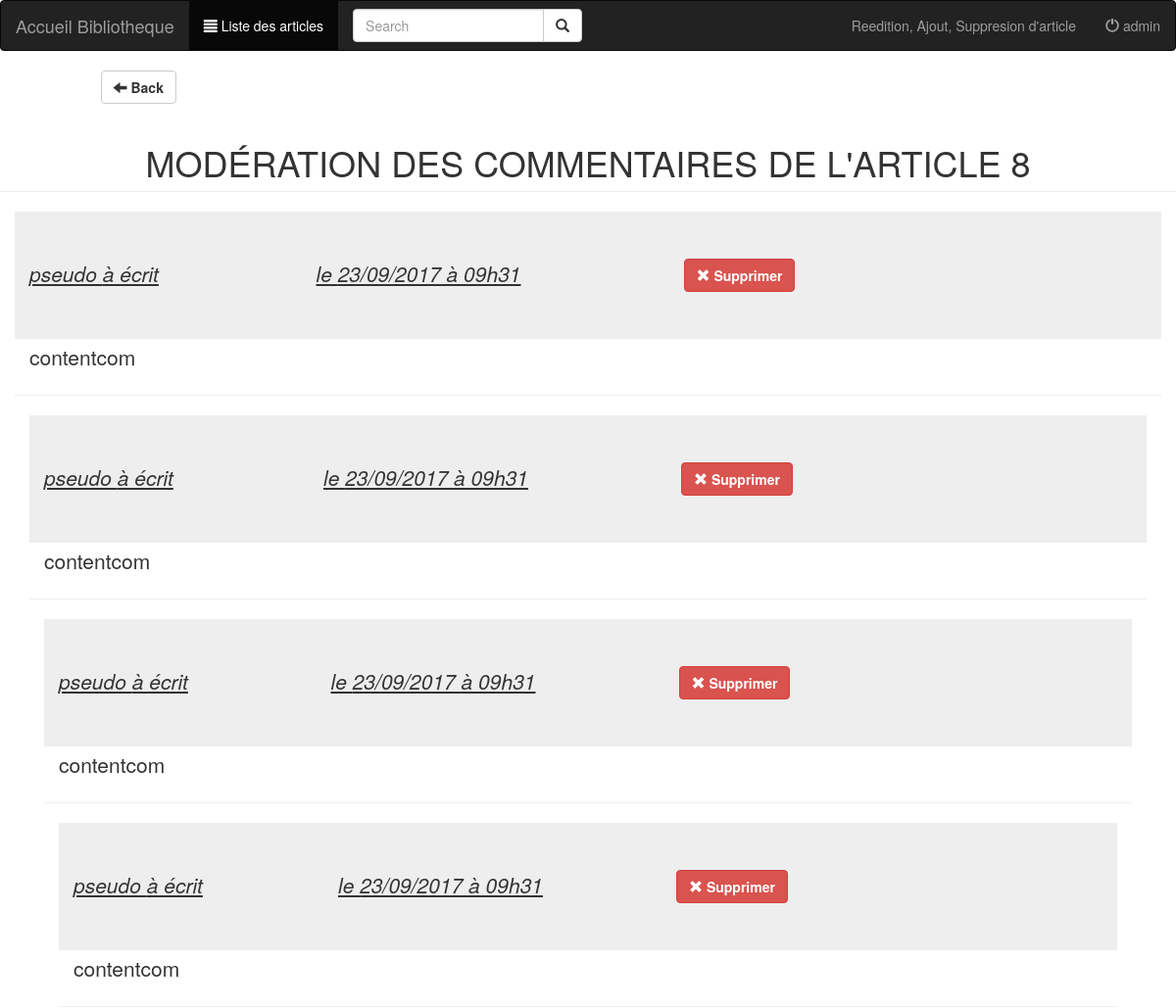
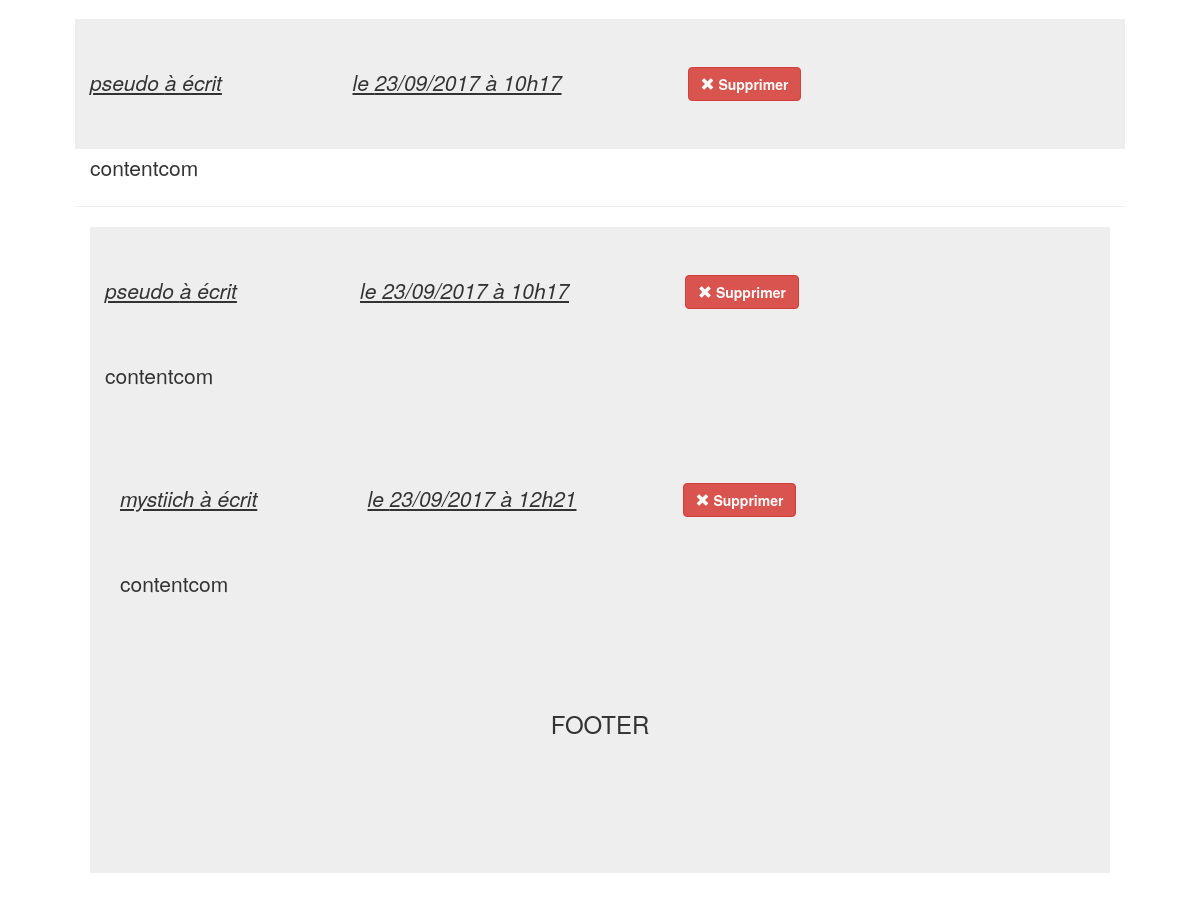
/index.php?p=modCom&M=8 (signed in), run on the app's committed database (2 pictures, top to bottom).
### tables this page shows
CREATE TABLE `art_article` (
  `art_id` int(11) NOT NULL AUTO_INCREMENT,
  `art_titre` varchar(45) DEFAULT NULL,
  `art_auteur` varchar(45) DEFAULT NULL,
  `art_genre` varchar(45) DEFAULT NULL,
  `art_date` datetime DEFAULT NULL,
  `art_content` varchar(800) DEFAULT NULL,
  PRIMARY KEY (`art_id`)
);

CREATE TABLE `com_commentaires` (
  `com_id` int(11) NOT NULL AUTO_INCREMENT,
  `com_pseudo` varchar(45) DEFAULT NULL,
  `com_date` datetime DEFAULT NULL,
  `com_content` varchar(255) DEFAULT NULL,
  `art_article_art_id` int(11) NOT NULL,
  PRIMARY KEY (`com_id`),
  KEY `fk_com_commentaires_art_article_idx` (`art_article_art_id`),
  CONSTRAINT `fk_com_commentaires_art_article` FOREIGN KEY (`art_article_art_id`) REFERENCES `art_article` (`art_id`) ON DELETE NO ACTION ON UPDATE NO ACTION
);

### page/modComAdmin.php (the view, shortened to what this page needs)
<?php
include('./connect/connection.php');
$id = $_GET['M'];
$reponse = $bdd->query("SELECT art_id  FROM art_article WHERE
	art_id='".$id."'");
$com = $bdd->query("SELECT com_pseudo, DATE_FORMAT(com_date, '%d/%m/%Y à %Hh%i') as date_format_com , com_content, com_id FROM com_commentaires WHERE  art_article_art_id= '$id'");
?>
<div class="row">
	<div class="col-xs-4 col-xs-offset-1">
		<button class="btn btn-md btn-default" type="button" onClick="document.location.href = document.referrer"><span class="glyphicon glyphicon-arrow-left"></span><strong> Back</strong></button>
	</div>
</div>
<?php while ($donnees = $reponse->fetch()) { ?>
<h1 class="text-center text-uppercase page-header">Modération des commentaires de l'article <?= $id  ?></h1>
<?php
}
?>
<?php while($donnees = $com->fetch()) { ?>
<div class="col-xs-12">
	<section class=" jumbotron">
		<div class="col-xs-3">
			<strong><p><u><i><?= $donnees['com_pseudo'] ?> à écrit</i></u></p></strong>
		</div>
		<div class="col-xs-4">
			<p><u><i>le <?= $donnees['date_format_com'] ?></i></u></p>
		</div>
		<div class="col-xs-12 text-justify page-header">
			<p>
				<?= $donnees['com_content'] ?>
			</p>
		</div>
		<a href="?p=suppression&com=<?= $donnees['com_id'] ?>"><button title="supprimer" class="btn btn-md btn-danger"><span class="glyphicon glyphicon-remove"></span> <strong>Supprimer</strong></button></a>
		<?php }
		?>
	</section>
</div>

### data on the page
com_commentaires: com_pseudo "pseudo", date_format_com "23/09/2017 à 09h31", com_content "contentcom"
com_commentaires: com_pseudo "pseudo", date_format_com "23/09/2017 à 09h31", com_content "contentcom"
com_commentaires: com_pseudo "pseudo", date_format_com "23/09/2017 à 09h31", com_content "contentcom"
com_commentaires: com_pseudo "pseudo", date_format_com "23/09/2017 à 09h31", com_content "contentcom"
com_commentaires: com_pseudo "pseudo", date_format_com "23/09/2017 à 10h17", com_content "contentcom"
com_commentaires: com_pseudo "pseudo", date_format_com "23/09/2017 à 10h17", com_content "contentcom"
com_commentaires: com_pseudo "mystiich", date_format_com "23/09/2017 à 12h21", com_content "contentcom"

### other printed values
$_SESSION['uti_pseudo'] "admin"
